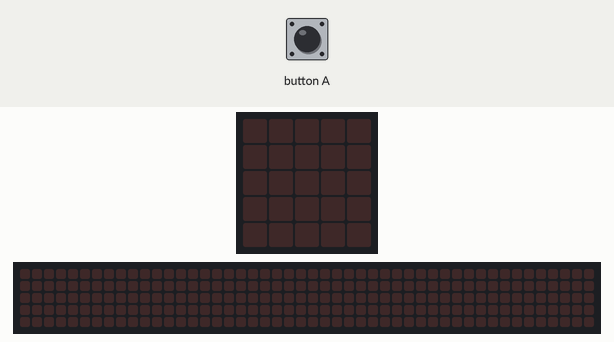
Simulated run of this program. Board: BBC micro:bit (MakeCode). Shown: the board's 5×5 LED display, a strip that is not on the board, showing the scrolling text unrolled. Inputs (shaded band) come from the test bench. Random numbers come from a fixed seed; the 48×5 strip is a reading aid, not a part: it shows the text the display is scrolling, unrolled, one strip-width of it at a time.

Above: at 1.2 s.
1.3 s: button A pressed for 0.15 s
At 1.6 s:
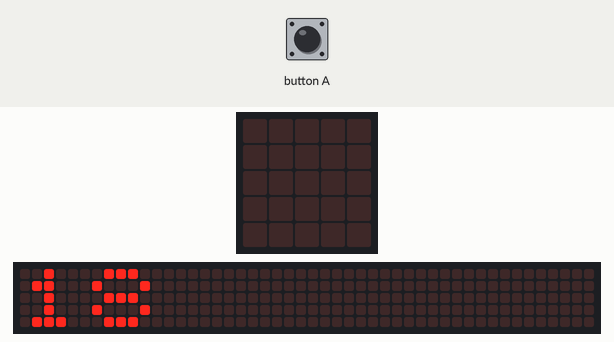
At 5.6 s:
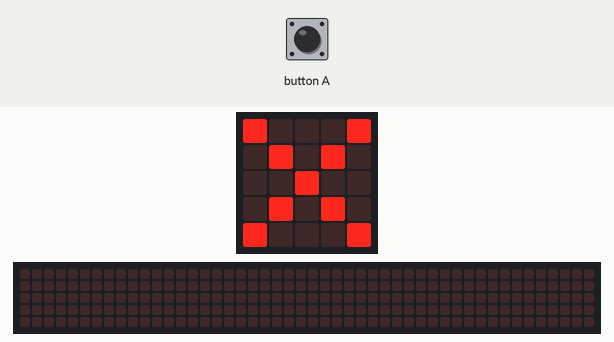

The program:

08_aprobo_o_reprobo.py
```python
#mostrar si aprobo o reprobo

nota = 0

def on_button_pressed_a():
    global nota
    nota = randint(1, 70)
    basic.show_number(nota )
    basic.pause(1000)
    if nota >= 50 :
        basic.show_icon(IconNames.YES)
        basic.show_string(" APROBADO")
    else:
        basic.show_icon(IconNames.NO)
        basic.show_string(" REPROBADO")
    basic.pause(500)
    basic.clear_screen()
input.on_button_pressed(Button.A, on_button_pressed_a)
```

Measured:
- after the input at 1.3 s, the display: changes after 0.15 s (image 1)
- what the display in image 2 shows lasts 0.6 s, from 5.2 s to 5.8 s
